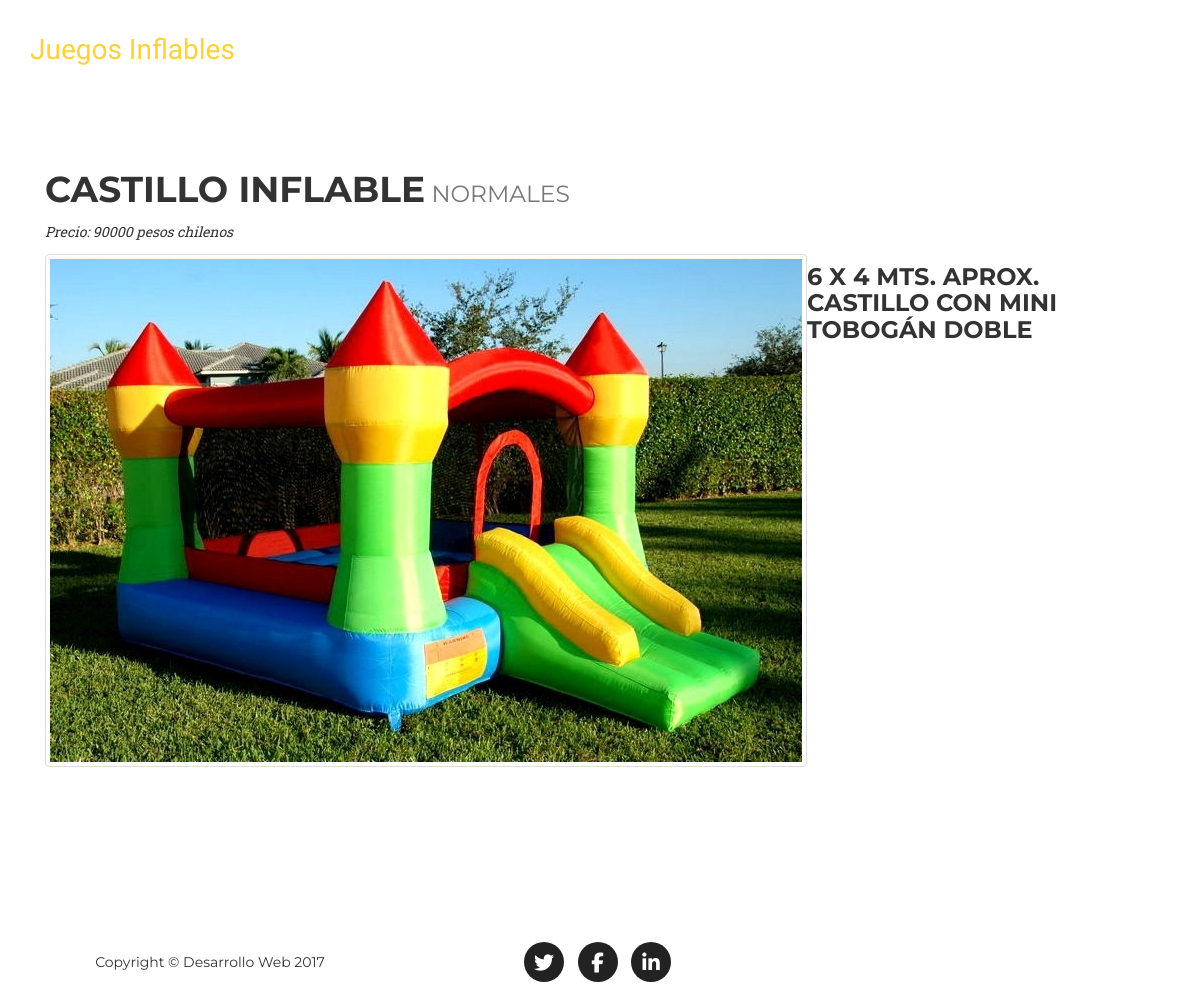
/noticia/edit/2, run on the app's committed database.
### juegos/models.py (models this page shows, shortened)
class JuegosInflables(models.Model):
    name = models.CharField(max_length=20)
    precio = models.IntegerField()
    indicaciones = models.TextField()
    duracion = models.CharField(max_length=20)
    foto=models.ImageField()
    category = models.ForeignKey(Category)
    sort_order = models.IntegerField()
    created = models.DateTimeField(auto_now_add=True)
    modified = models.DateTimeField(auto_now=True)

class Category(models.Model):
    name = models.CharField(max_length=144)
    sort_order = models.IntegerField()
    created = models.DateTimeField(auto_now_add=True)
    modified = models.DateTimeField(auto_now=True)

### juegos/views.py (the view)
# urls.py: url(r'^edit/(?P<pk>\d+)$', views.noticia_update, name='noticia_edit'),
def noticia_update(request, pk) :
    data = {}
    data['object_list'] = JuegosInflables.objects.filter(pk=pk)
    template_name = 'noticia/noticia_detalle.html'
    return render(request, template_name, data)

### templates/noticia/noticia_detalle.html (shortened to what this page needs)
{% extends 'home.html' %}
{% block content %}
{% load staticfiles %}
  <section>
    <div class="container">
      <div class="col-lg-12">
      {% for juegosinflables in object_list|slice:":1" %}
        <h1>{{juegosinflables.name}}<small> {{juegosinflables.category.name}}</small></h1>
        <p><em>Precio: {{juegosinflables.precio}} pesos chilenos</em></p>
        <img src="{{ juegosinflables.foto.url }}" alt="" class="img-responsive img-thumbnail pull-left img-margin-right">
        <h3>{{juegosinflables.indicaciones}}</h3>
        {% endfor %}
      </div>
    </div>
  </section>
  {% endblock %}

### static/css/stylo.css (style rules this page uses)
body { overflow-x: hidden; font-family: "Roboto Slab", "Helvetica Neue", Helvetica, Arial, sans-serif; }
p { font-size: 14px; line-height: 1.75; }
h1, h2, h3, h4, h5, h6 { font-family: "Montserrat", "Helvetica Neue", Helvetica, Arial, sans-serif; text-transform: uppercase; font-weight: 700; }
section { padding: 100px 0; }
@media (min-width: 768px) { section { padding: 150px 0; } }
body { webkit-tap-highlight-color: #fed136; }

### data on the page
JuegosInflables: name "CASTILLO INFLABLE", category.name "NORMALES", precio "90000", foto (picture), indicaciones "6 X 4 MTS. APROX. CASTILLO CON MINI TOBOGÁN DOBLE"
